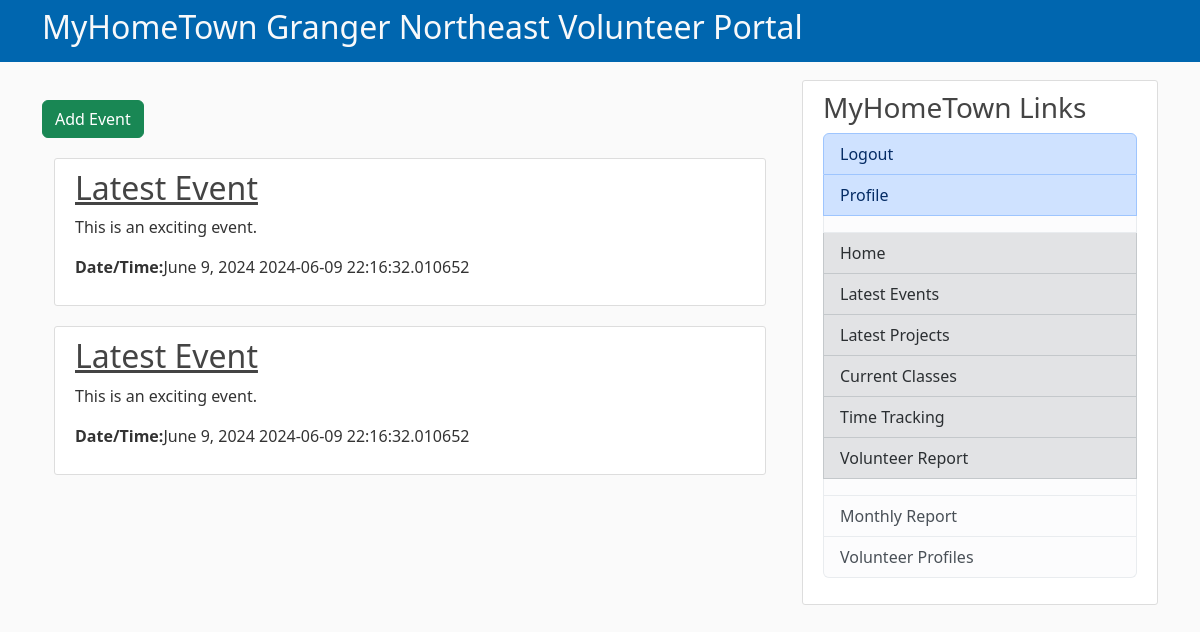
Page /private/event/ (signed in) on the earlier database version.
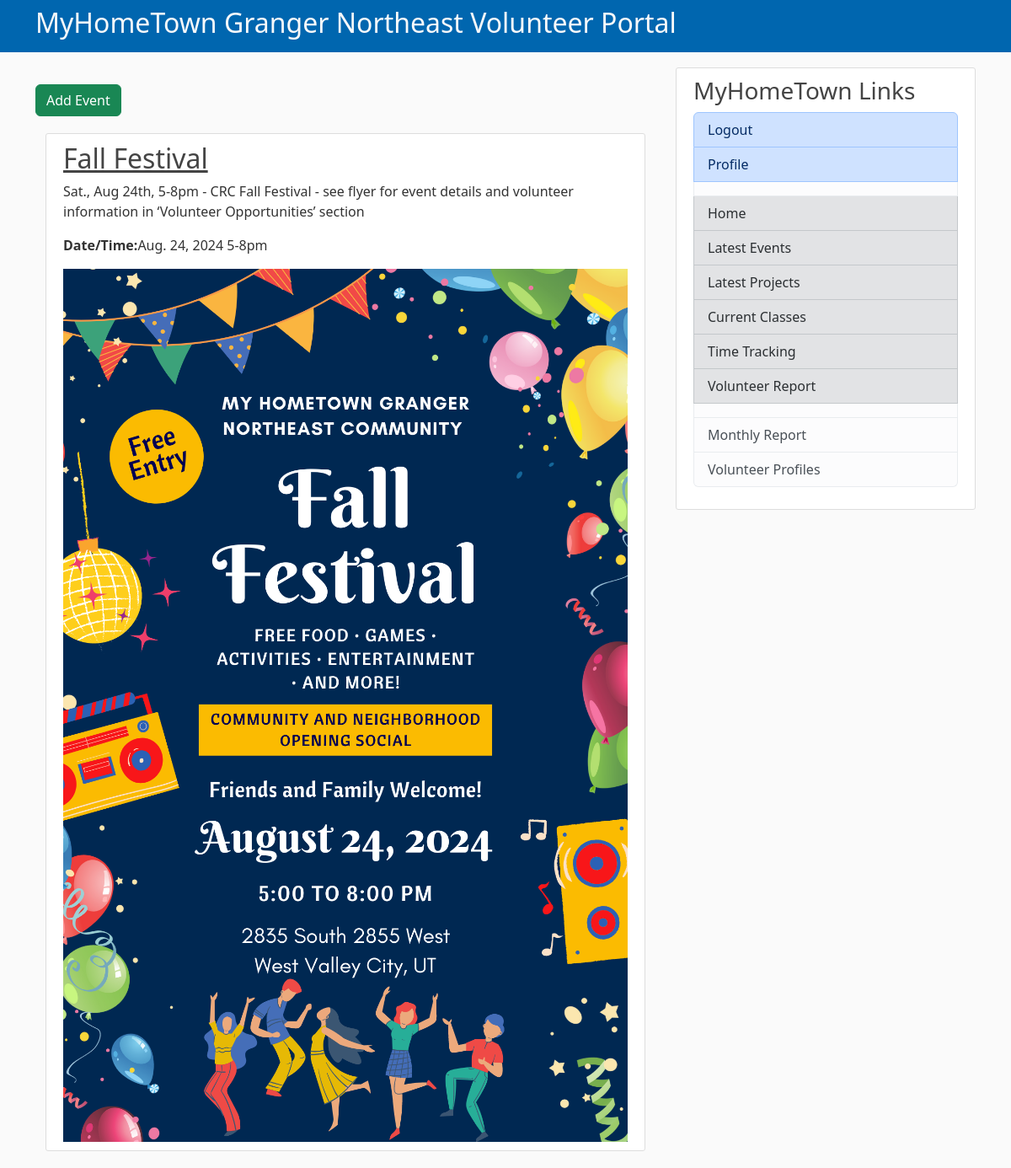
Same page on the later database version.
### common/models.py (models this page shows, shortened)
class Event(models.Model):
    title = models.CharField(max_length=100)
    location = models.CharField(max_length=255)
    time =models.CharField(max_length=100)
    date = models.DateField(default=timezone.now)
    url = models.CharField(max_length=255, null=True, blank=True)
    date_posted = models.DateTimeField(default=timezone.now)
    summary = models.CharField(max_length=255, null=True)
    description = models.TextField(max_length=4096, null=True)
    image_file = models.ImageField(upload_to='events/images', null=True, blank=True)
    image = ImageSpecField(source='image_file',
                                processors=[ResizeToFit(1024, 768)],
                                format='JPEG',
                                options={'quality': 60})
    is_private = models.BooleanField(default=False)
    author = models.ForeignKey(User, on_delete=models.CASCADE)

### private/views.py (the view)
# urls.py: path('event/', EventListView.as_view(), name="event-list"),
class EventListView(LoginRequiredMixin, ListView):
    model = Event
    template_name = 'events/event_list.html'
    context_object_name = 'events'
    ordering = ['date_posted']

### private/templates/events/event_list.html (shortened to what this page needs)
{% extends "private/base.html" %}
{% block content %}
<p>
  <li class="btn btn-success btn=sm mt-1 mb-1"><a class="nav-item nav-link" href="{% url 'event-create' %}">Add Event</a></li>
</p>
<div class="container">
    {% for event in events %}
    <article class="media content-section">
        <div class="media-body">
          <h2><a class="article-title" href="{% url 'event-detail' event.id %}">{{ event.title }}</a></h2>
          {% if crcclass.summary %}
            <p class="article-content">{{ event.summary }}</p>
          {% else %}
            <p class="article-content">{{ event.description }}</p>
          {% endif %}
          <p class="article-content"><b>Date/Time:</b>{{ event.date }} {{ event.time }}</p>
        </div>
        {% if event.image %}
        <img src="{{ event.image.url }}" alt="{{ event.title }}" style="max-width: 800px; width: 100%; height: auto;">
        {% endif %}
      </article>
    {% endfor %}
</div>
{% endblock %}

### private/templates/private/base.html (shortened to what this page needs)
{% load static %}
<!doctype html>
<html lang="en">
  <head>
    <link href="https://cdn.jsdelivr.net/npm/bootstrap@5.3.3/dist/css/bootstrap.min.css" rel="stylesheet">
    <link rel="stylesheet" type="text/css" href="{% static 'private/main.css' %}">
  </head>
  <body>
    <header class="site-header">
      <nav class="navbar navbar-expand-md navbar-dark bg-steel fixed-top">
        <div class="container">
          <H2 class="text-light">MyHomeTown Granger Northeast Volunteer Portal</H2>
        </div>
      </nav>
    </header>
    <main role="main" class="container">
      <div class="row">
        <div class="col-md-8">
          {% block content %}{% endblock %}
        </div>
        <div class="col-md-4">
          <div class="content-section">
            <h3>MyHomeTown Links</h3>
              <ul class="list-group">
                {% if user.is_authenticated %}
                  <li class="list-group-item list-group-item-primary">
                    <form action="{% url 'logout' %}" method="post">
                      <button class="nav-item nav-link" type="submit">Logout</button>
                    </form>
                </li>
                  <li class="list-group-item list-group-item-primary"><a class="nav-item nav-link" href="{% url 'profile' user.pk %}">Profile</a></li>
                  <li class="list-group-item list-group-item-light"></li>
                  <li class="list-group-item list-group-item-secondary"><a class="navbar-brand mr-4" href="{% url 'home' %}">Home</a></li>
                  <li class="list-group-item list-group-item-secondary"><a class="nav-item nav-link" href="{% url 'event-list' %}">Latest Events</a></li>
                  <li class="list-group-item list-group-item-secondary"><a class="nav-item nav-link" href="{% url 'project-list' %}">Latest Projects</a></li>
                  <li class="list-group-item list-group-item-secondary"><a class="nav-item nav-link" href="{% url 'crcclass-list' %}">Current Classes</a></li>
                  <li class="list-group-item list-group-item-secondary"><a class="nav-item nav-link" href="{% url 'time-list' %}">Time Tracking</a></li>
                  <li class="list-group-item list-group-item-secondary"><a class="nav-item nav-link" href="{% url 'volunteer-report' %}">Volunteer Report</a></li>
                  {% else %}
                  <li class="list-group-item list-group-item-light"><a class="nav-item nav-link" href="{% url 'login' %}">Login</a></li>
                {% endif %}
                {% if user.is_staff %}
                <li class="list-group-item list-group-item-light"></li>
                <li class="list-group-item list-group-item-light"><a class="nav-item nav-link" href="{% url 'monthly-report' %}">Monthly Report</a></li>
                <li class="list-group-item list-group-item-light"><a class="nav-item nav-link" href="{% url 'profile-list' %}">Volunteer Profiles</a></li>
                {% endif %}
             </ul>
          </div>
        </div>
      </div>
    </main>
  </body>
</html>

### private/static/private/main.css (style rules this page uses)
body { background: #fafafa; color: #333333; margin-top: 5rem; }
h1, h2, h3, h4, h5, h6 { color: #444444; }
ul { margin: 0; }
.bg-steel { background-color: #0066af; }
.content-section { background: #ffffff; padding: 10px 20px; border: 1px solid #dddddd; border-radius: 3px; margin-bottom: 20px; }
.article-title { color: #444444; }
.article-content { white-space: pre-line; }

Differences in the rows shown:
removed Event: title "Latest Event", description "This is an exciting event.", date "June 9, 2024", time "2024-06-09 22:16:32.010652"
removed Event: title "Latest Event", description "This is an exciting event.", date "June 9, 2024", time "2024-06-09 22:16:32.010652"
added Event: title "Fall Festival", description "Sat., Aug 24th, 5-8pm - CRC Fall Festival - see flyer for event details and volunteer information in ‘Volunteer Opportunities’ section", date "Aug. 24, 2024", time "5-8pm", image (picture)
